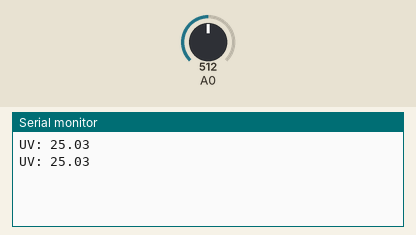
Simulated run of this sketch. Board: Arduino Uno, built with avr-gcc and run on an emulated ATmega328P. Shown: the last lines printed to the serial monitor. The inputs (shaded band) are chosen by the test bench; at power-on: A0 = 512.

Above: at 1.8 s.
1.9 s: A0 set to 716
At 2.8 s:
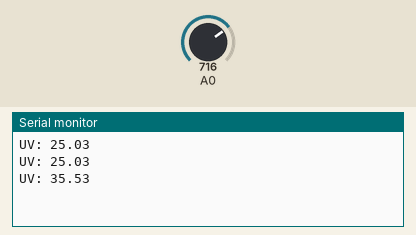
3.4 s: A0 set to 900
At 4.8 s:
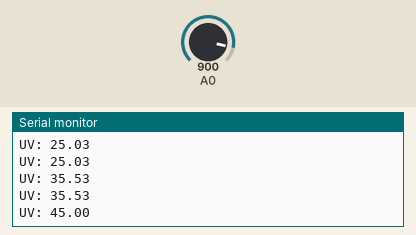
Timing chart, 0 to 6.4 s (numbered marks = the images above; inputs shaded):
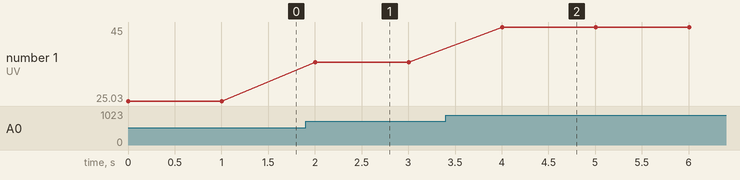

Measured:
- after the input at 1.9 s, the serial monitor: prints a new line after 0.10 s (image 1)
- after the input at 3.4 s, the serial monitor: prints a new line after 0.60 s (image 2)
- plotted number 1: 25.03 → 35.53 after the input at 1.9 s, 35.53 → 45 after the input at 3.4 s

The sketch:

5-GUVA.ino
```cpp
// Example code for the GUVA UV sensor

void setup() {
  Serial.begin(9600);
}

void loop() {
  float sensorVoltage, sensorValue, uvindex;

  // Read the sensor value (from 0 to 1024)
  sensorValue = analogRead(A0);

  // IMPORTANT: Convert the sensor value to a voltage
  // 3.3 is the voltage that the ESP8266 uses, so we use that for the conversion
  // If you are using a 5V board (like the Arduino Uno), you should use 5.0
  sensorVoltage = sensorValue/1024.0 * 3.3; //sensorValue/1024.0 * 5.0;

  // Round very low values to 0
  if(sensorValue < 46) {

    uvindex = 0;
  } else {
    // Calculate the UV index using the formula provided in the sensor datasheet
    uvindex = (sensorValue - 25.8) / 19.427;
  }

  Serial.print("UV: ");
  Serial.println(uvindex);
  delay(1000);
}
```
